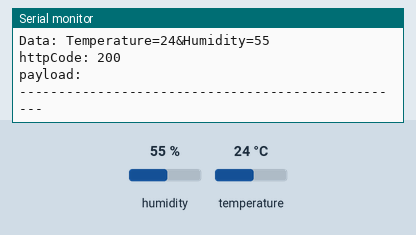
A sketch run on a simulated ESP8266 (NodeMCU). Parts: the last lines printed to the serial monitor. The inputs (shaded band) are chosen by the test bench; at power-on: humidity 55 %, temperature 24 °C. WiFi joins after 1.5 s; servers stay silent unless stated; uploads are accepted with an empty reply.

Above: at 2.7 s.
2.8 s: humidity set to 22 %
At 6.91 s:
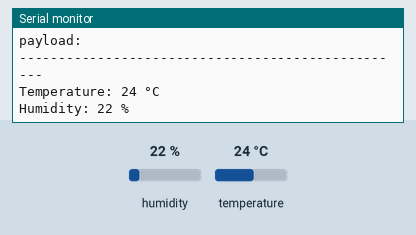
8.6 s: temperature set to 12 °C
At 12.15 s:
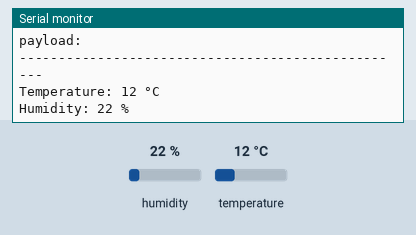
14.4 s: humidity set to 40 %
At 17.38 s:
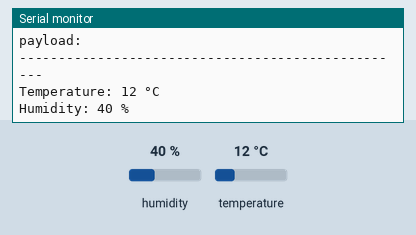
Timing chart, 0 to 18.9 s (numbered marks = the images above; inputs shaded):
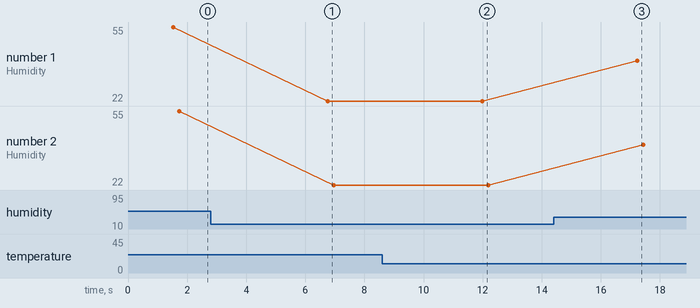

Measured:
- after the input at 2.8 s, the serial monitor: prints a new line after 4.0 s (image 1)
- after the input at 8.6 s, the serial monitor: prints a new line after 3.4 s (image 2)
- after the input at 14.4 s, the serial monitor: prints a new line after 2.8 s (image 3)
- plotted number 1: 55 → 22 after the input at 2.8 s, 22 → 40 after the input at 14.4 s
- plotted number 2: 55 → 22 after the input at 2.8 s, 22 → 40 after the input at 14.4 s

The sketch:

dataweather.ino
```cpp
#include <ESP8266WiFi.h>
#include <ESP8266HTTPClient.h>
#include <DHT.h>
#define DHTPIN D4
#define DHTTYPE DHT11
DHT dht11(DHTPIN, DHTTYPE);

String URL = "http://192.168.41.75/project_weather/data_sensor.php";

const char* ssid = "Node";
const char* password = "12345678";

int Temperature = 0;
int Humidity = 0;

void setup() {
  Serial.begin(115200);

  dht11.begin();

  connectWiFi();
}

void loop() {
  if (WiFi.status() != WL_CONNECTED) {
    connectWiFi();
  }

  Load_DHT11_Data();
  String postData = "Temperature=" + String(Temperature) + "&Humidity=" + String(Humidity);

  WiFiClient client;
  HTTPClient http;
  http.begin(client, URL);
  http.addHeader("Content-Type", "application/x-www-form-urlencoded");

  int httpCode = http.POST(postData);
  String payload = http.getString();

  Serial.print("URL: "); Serial.println(URL);
  Serial.print("Data: "); Serial.println(postData);
  Serial.print("httpCode: "); Serial.println(httpCode);
  Serial.print("payload: "); Serial.println(payload);
  Serial.println("--------------------------------------------------");
  delay(5000);
}

void Load_DHT11_Data() {
  //-----------------------------------------------------------
  Temperature = dht11.readTemperature(); //Celsius
  Humidity = dht11.readHumidity();
  //-----------------------------------------------------------
  // Check if any reads failed.
  if (isnan(Temperature) || isnan(Humidity)) {
    Serial.println("Failed to read from DHT sensor!");
    Temperature = 0;
    Humidity = 0;
  }
  //-----------------------------------------------------------
  Serial.printf("Temperature: %d °C\n", Temperature);
  Serial.printf("Humidity: %d %%\n", Humidity);
}

void connectWiFi() {
  WiFi.mode(WIFI_STA);
  WiFi.begin(ssid, password);
  Serial.println("Connecting to WiFi");

  while (WiFi.status() != WL_CONNECTED) {
    delay(500);
    Serial.print(".");
  }

  Serial.print("Connected to: "); Serial.println(ssid);
  Serial.print("IP address: "); Serial.println(WiFi.localIP());
}
```
